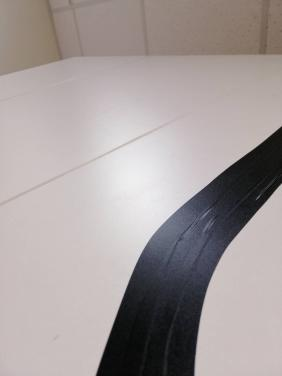
#> input picture img_06.jpg, 282 x 376 px
$ python sliding_windos.py
#> lines starting #> are read from the running program, lines starting #| are printed output that depends on the picture; after the words box and inside, x2 and y2 are one past the last pixel; in counts of white or black regions, pixels touching at a corner belong together
import cv2 as cv
import matplotlib.pyplot as plt
import numpy as np

img = cv.imread('img_06.jpg')
#> img is the input picture: shape (376, 282, 3); mean B, G, R 155.2, 155.7, 163.8
step_w = 50
step_h = 50

(windos_w,windos_h) = (100, 50)

for x in np.arange(0, img.shape[1]-windos_w, step_h):
    for y in np.arange(0, img.shape[0]-windos_h, step_h):
        cv.rectangle(img, (x, y), (x+windos_w, y+windos_h), (255,0,0), 2)
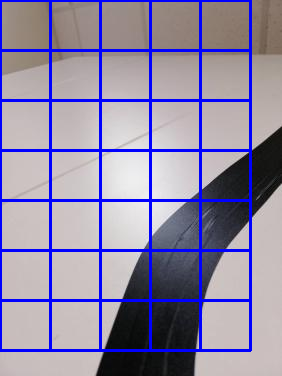
#> img: shape (376, 282, 3); 10.74% of pixels changed, all inside (x1, y1, x2, y2) = (0, 0, 252, 352)

plt.imshow(img)
